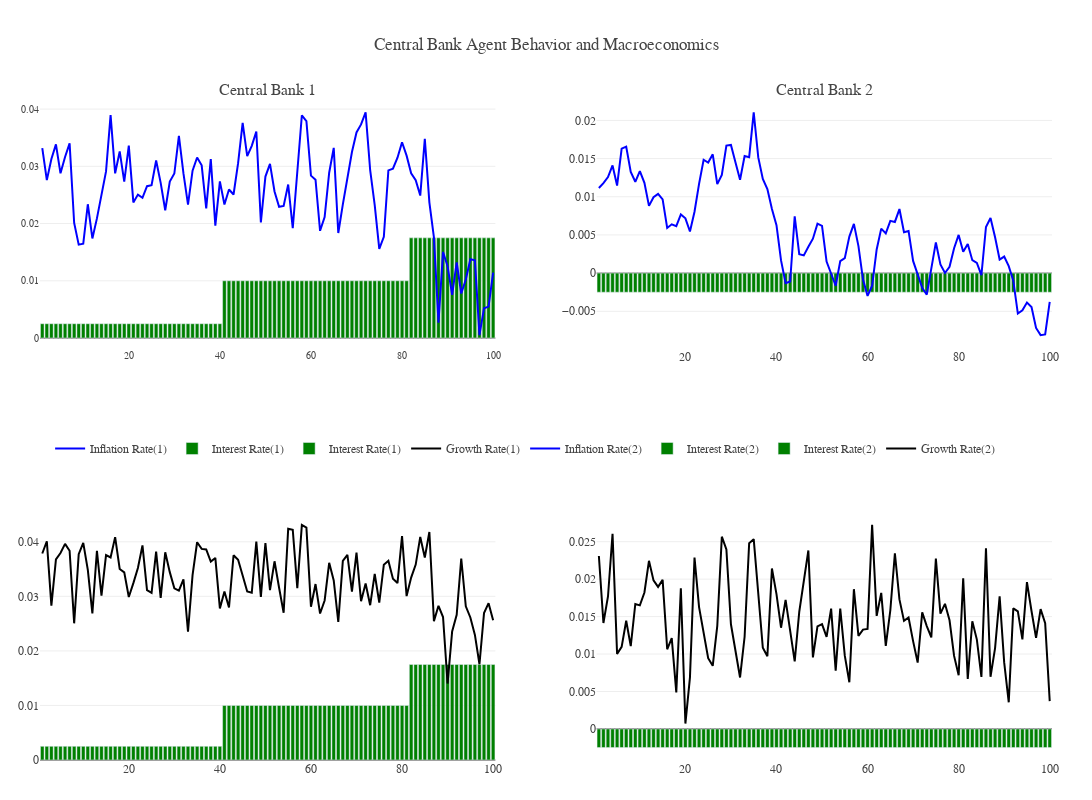

The cell this chart's notebook holds for it:
### Markdown cell above
### Central Bank Detail

### Code cell
import plotly.graph_objs as go
from plotly.subplots import make_subplots


def plot_central_bank(model_results):

    steps_data = model_results['Step'].values
    interest_rate_1_data, interest_rate_2_data = zip(*model_results['interest_rate'].values)
    inflation_rate_1_data, inflation_rate_2_data = zip(*model_results['inflation_rate'].values)

    growth_rate_1_data, growth_rate_2_data = zip(*model_results['growth_rate'].values)
    target_interest_rate_1_data, target_interest_rate_2_data = zip(*model_results['target_interest_rate'].values)
    target_inflation_rate_1_data, target_inflation_rate_2_data = zip(*model_results['target_inflation_rate'].values)


    fig = make_subplots(rows = 2, cols = 2, subplot_titles=['Central Bank 1', 'Central Bank 2'])
    temp = dict(layout=go.Layout(font=dict(family="Franklin Gothic", size = 12)))

    inflation_rate_1 = go.Scatter(x = steps_data, y = inflation_rate_1_data, name = 'Inflation Rate(1)', mode = 'lines', line = dict(color = 'blue'))
    growth_rate_1 = go.Scatter(x = steps_data, y = growth_rate_1_data, name = 'Growth Rate(1)', mode = 'lines', line = dict(color = 'black'))
    interest_rate_1 = go.Bar(x = steps_data, y = interest_rate_1_data, name = 'Interest Rate(1)', marker = dict(color = 'green'))
    # target_interest_rate_1 = go.Scatter(x = steps_data, y = target_interest_rate_1_data, name = 'target interest rate (1)',  line = dict(color = 'red'))

    inflation_rate_2 = go.Scatter(x = steps_data, y = inflation_rate_2_data, name = 'Inflation Rate(2)', mode = 'lines', line = dict(color = 'blue'))
    growth_rate_2 = go.Scatter(x = steps_data, y = growth_rate_2_data, name = 'Growth Rate(2)', mode = 'lines', line = dict(color = 'black'))
    interest_rate_2 = go.Bar(x = steps_data, y = interest_rate_2_data, name = 'Interest Rate(2)', marker = dict(color = 'green'))
    # target_interest_rate_2 = go.Scatter(x = steps_data, y = target_interest_rate_2_data, name = 'target interest rate (2)',  line = dict(color = 'red'))


    fig.add_trace(inflation_rate_1, row = 1, col = 1)
    fig.add_trace(interest_rate_1, row = 1, col = 1)
    fig.add_trace(interest_rate_1, row = 2, col = 1)
    fig.add_trace(growth_rate_1, row = 2, col = 1)
    # fig.add_trace(target_interest_rate_1, row = 1, col = 1)

    fig.add_trace(inflation_rate_2, row = 1, col = 2)
    fig.add_trace(interest_rate_2, row = 1, col = 2)
    fig.add_trace(interest_rate_2, row = 2, col = 2)
    fig.add_trace(growth_rate_2, row = 2, col = 2)
    # fig.add_trace(target_interest_rate_2, row = 1, col = 2)

    fig.update_layout(title_text = 'Central Bank Agent Behavior and Macroeconomics', showlegend=True)

    fig.update_layout(template = temp,
                      hovermode = 'closest',
                      margin = dict(l = 40, r = 40, t = 100, b = 40),
                      height = 800, 
                      width = 1200, 
                      showlegend = True,
                      xaxis = dict(tickfont=dict(size=10)),  
                      yaxis = dict(side = "left", tickfont = dict(size=10)),
                      xaxis_showgrid = False, 
                      legend = dict(yanchor = "bottom", y = 0.45, xanchor = "left", x = 0.01,  orientation="h"))

    return fig 


plot_central_bank(model_results)
